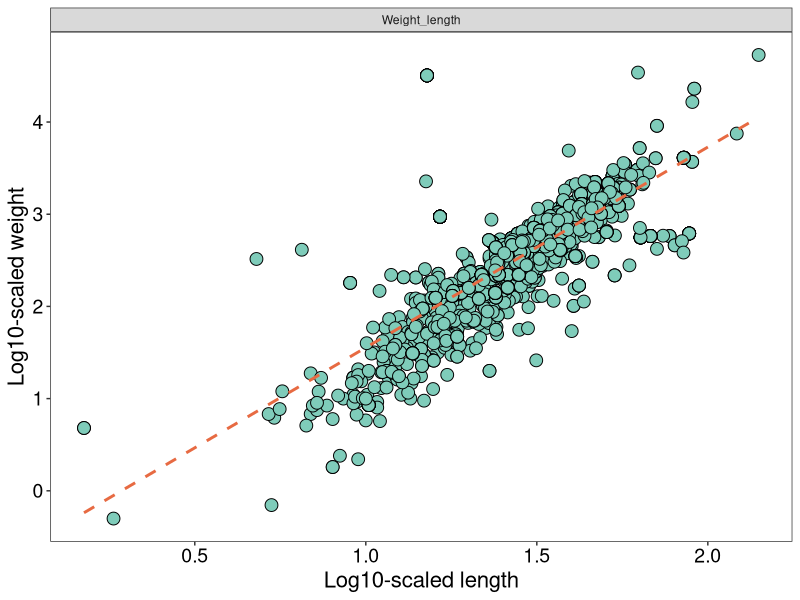

This figure's R source:
library(ggplot2)   # v3.5.0

setwd('path_to_your_working_directory')

weight_length_data <- read.csv("Weight_length.csv", header = TRUE)

weight_length_fit <- lm(log_weight ~ log_length, data = weight_length_data)
summary_weight_length_fit <- summary(weight_length_fit)
weight_length_rsq <- summary_weight_length_fit$adj.r.squared

weight_length_plot <- ggplot(weight_length_data, aes(x = log_length, y = log_weight)) +
  geom_point(shape = 21, size = 4, stroke = 0.5, color = 'black', fill = "#7fccba") +
  facet_grid(. ~ group) +
  geom_smooth(method = "lm", se = F, color = "#e76a42", linewidth = 1, linetype = "dashed") + 
  #coord_obs_pred() +
  theme_bw() +
  theme(panel.grid.minor = element_blank(),
        panel.grid.major = element_blank(),
        axis.title = element_text(size = 16),
        axis.text = element_text(size = 14, color = "black"),
        legend.position = 'right') +
  labs(x = 'Log10-scaled length', y = 'Log10-scaled weight') 

weight_length_plot

#ggsave("weight_length_plot.pdf", plot = last_plot(), width = 6, height = 6, units = "in")